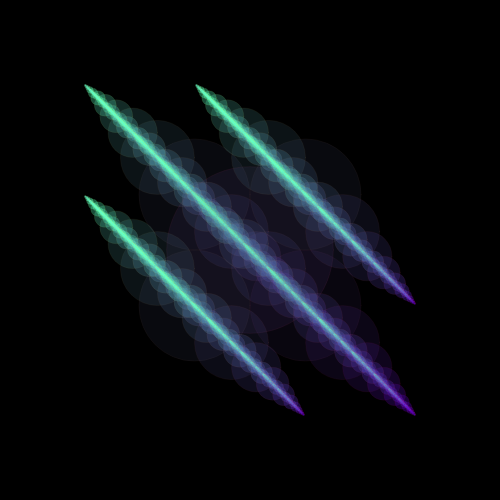
Frame 1 (no input)
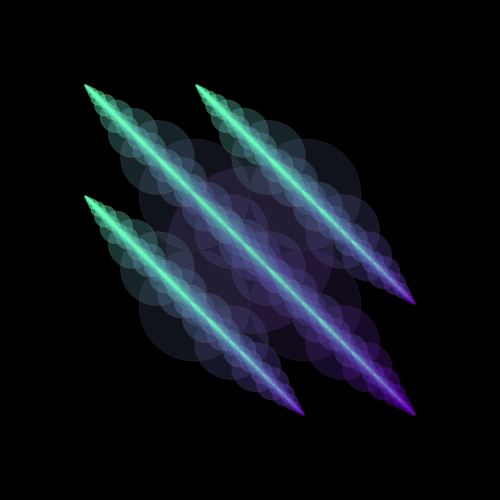
Frame 2 (the mouse pressed at the canvas centre, redrawn once)

The p5.js sketch that drew these frames (run headless with seeded random() and noise() and a simulated clock; the mouse was pressed at the canvas centre and the sketch redrawn once):

// p5.js sketch
// ── sketch.js
var c = 0;
var stop = false;
var al = 0;
function setup() {
  createCanvas(500,500);
  background(0);
  noLoop();
}

function draw() {
  shape(width/2, height/2, width/3, 80, 60, 120, 20);
  shapeD(width/2, height/2, width/3, 80, 60, 120, 20);
  // shape(width, height, width/2, 50, 100, 100, 20);
  // shape(0, 0, width/2, 50, 100, 100, 20);
  // shape(width/4, height/4, width/4, 80, 60, 120, 40);
  // shape(width, height/4, width/4, 80, 60, 120, 40);
  // shape(width/4, height, width/4, 80, 60, 120, 40);
}

function shape(x, y, rad, r, g, b, alp) {
  stroke(b, g, r, 20);
  fill(r, g, b, alp);
  ellipse(x, y, rad, rad);
  if (rad > 2) {
    shape(x - rad/3, y - rad/3, rad/1.5, r, g + 30, b + 10, alp+10);
    shape(x + rad/3, y + rad/3, rad/1.5, r, g - 10, b + 10, alp+10);
  }
}

function shapeD(x, y, rad, r, g, b, alp) {
  stroke(b, g, r, 20);
  fill(r, g, b, alp);
  ellipse(x, y, rad, rad);
  if (rad > 2) {
    shape(x - rad/3, y + rad/3, rad/1.5, r, g + 30, b + 10, alp+10);
    shape(x + rad/3, y - rad/3, rad/1.5, r, g + 30, b + 10, alp+10);
  }
}
